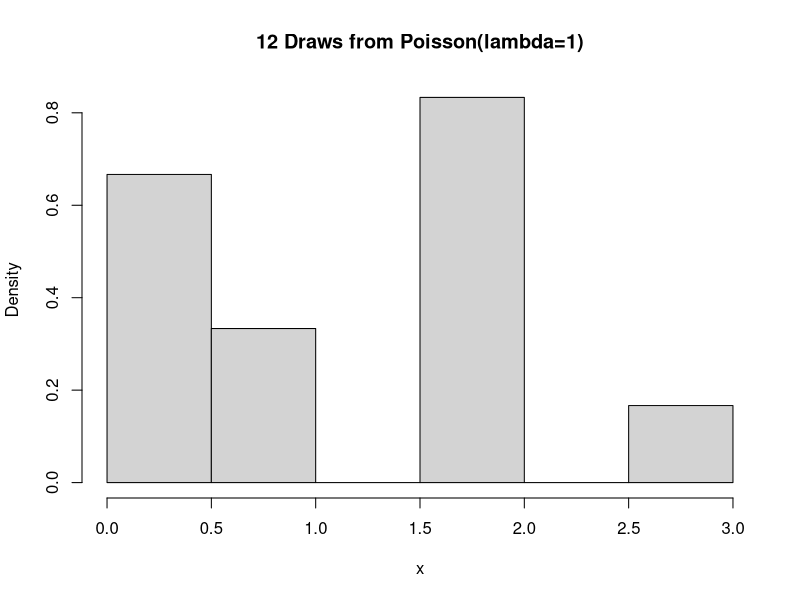
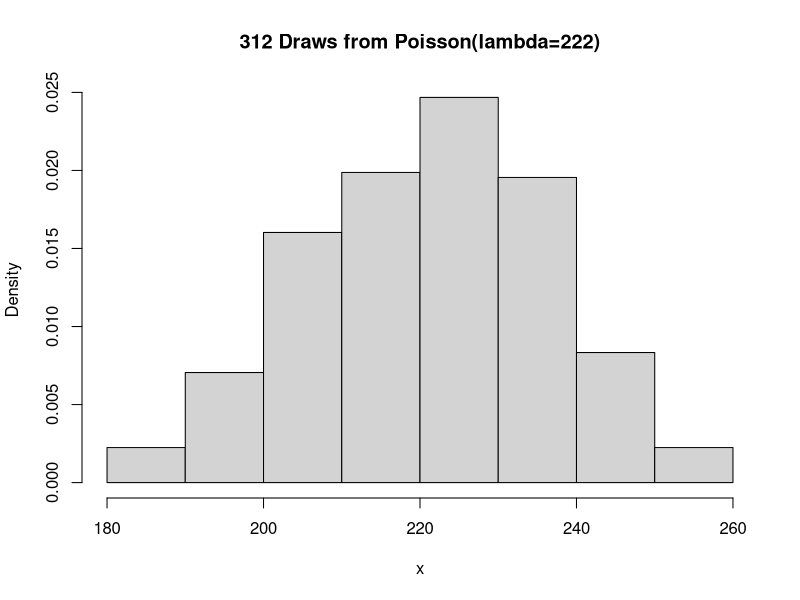

Recreate these plots in R, in order. (Note: this script raises an error after producing the figures.)
## Title: distributions-Poisson-1.R
## Author: Paul Johnson <pauljohn at ku.edu>
## Date posted: 2013-02-08
## Draw some random variables from a Poisson
## distribution.


## R's rpois function requres 2 arguments, the
## number of observations and the value of the parameter
## lambda, which is the expected value of Poisson variable.
## It is also the variance of that variable, which is a
## distinguishing feature of the Poisson random variable.

## Look it over


x <- rpois(12, lambda = 1)
x
hist(x, prob = TRUE, main = "12 Draws from Poisson(lambda=1)")

x <- rpois(312, lambda = 222)
hist(x, prob = TRUE, main = "312 Draws from Poisson(lambda=222)")

#Now make 10 pictures of Poisson for various mean values

## Ask for a full sheet of paper to write on:
dev.new( width = 8.5, height = 11)

par(mfcol=(c(5,2)))

for(i in 1:10){
  y <-  rpois(1250, lambda = 2 + 10*i)
  hist(y , breaks=10, xlim=c(0, 150),main=paste("Histogram of Poisson(lambda=", 10*i,") "))
}

#Do again for bigger values
for(i in 11:20){
  y <- rpois(1250, lambda = 2 + 10*i)
  hist(y, breaks=10, xlim=c(0, 300),main=paste("Histogram of Poisson(lambda=", 10*i,") "))
}
